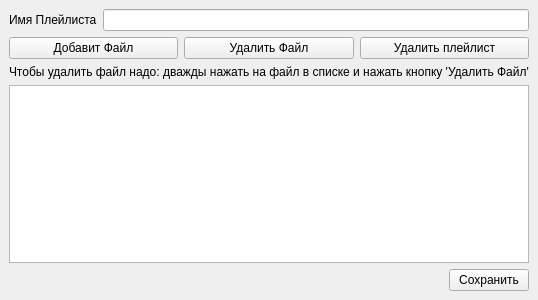
<?xml version="1.0" encoding="UTF-8"?>
<ui version="4.0">
 <class>EditPlaylist</class>
 <widget class="QMainWindow" name="EditPlaylist">
  <property name="geometry">
   <rect>
    <x>0</x>
    <y>0</y>
    <width>510</width>
    <height>300</height>
   </rect>
  </property>
  <property name="windowTitle">
   <string>Редактировать плейлист</string>
  </property>
  <widget class="QWidget" name="centralwidget">
   <layout class="QVBoxLayout" name="verticalLayout">
    <item>
     <layout class="QHBoxLayout" name="horizontalLayout_2">
      <item>
       <widget class="QLabel" name="name_playlist_text">
        <property name="text">
         <string>Имя Плейлиста</string>
        </property>
       </widget>
      </item>
      <item>
       <widget class="QLineEdit" name="playlist_name"/>
      </item>
     </layout>
    </item>
    <item>
     <layout class="QHBoxLayout" name="horizontalLayout">
      <item>
       <widget class="QPushButton" name="add_file">
        <property name="text">
         <string>Добавит Файл</string>
        </property>
       </widget>
      </item>
      <item>
       <widget class="QPushButton" name="del_file">
        <property name="text">
         <string>Удалить Файл</string>
        </property>
       </widget>
      </item>
      <item>
       <widget class="QPushButton" name="del_playlist">
        <property name="text">
         <string>Удалить плейлист</string>
        </property>
       </widget>
      </item>
     </layout>
    </item>
    <item>
     <widget class="QLabel" name="info">
      <property name="text">
       <string>Чтобы удалить файл надо: дважды нажать на файл в списке и нажать кнопку 'Удалить Файл'</string>
      </property>
     </widget>
    </item>
    <item>
     <widget class="QListWidget" name="files"/>
    </item>
    <item>
     <layout class="QHBoxLayout" name="horizontalLayout_4">
      <item>
       <spacer name="horizontalSpacer_2">
        <property name="orientation">
         <enum>Qt::Horizontal</enum>
        </property>
        <property name="sizeHint" stdset="0">
         <size>
          <width>40</width>
          <height>20</height>
         </size>
        </property>
       </spacer>
      </item>
      <item>
       <widget class="QPushButton" name="save_playlist">
        <property name="text">
         <string>Сохранить</string>
        </property>
       </widget>
      </item>
     </layout>
    </item>
   </layout>
  </widget>
 </widget>
 <resources/>
 <connections/>
</ui>
